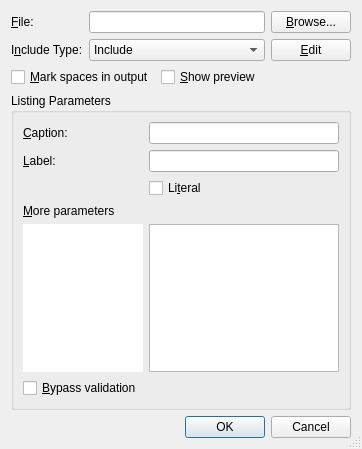
<?xml version="1.0" encoding="UTF-8"?>
<ui version="4.0">
 <class>IncludeUi</class>
 <widget class="QDialog" name="IncludeUi">
  <property name="geometry">
   <rect>
    <x>0</x>
    <y>0</y>
    <width>362</width>
    <height>449</height>
   </rect>
  </property>
  <property name="windowTitle">
   <string/>
  </property>
  <property name="sizeGripEnabled">
   <bool>true</bool>
  </property>
  <layout class="QGridLayout" name="gridLayout_3">
   <item row="0" column="0">
    <layout class="QGridLayout" name="gridLayout_2">
     <item row="0" column="3">
      <widget class="QPushButton" name="browsePB">
       <property name="toolTip">
        <string>Select a file</string>
       </property>
       <property name="text">
        <string>&amp;Browse...</string>
       </property>
      </widget>
     </item>
     <item row="1" column="0" colspan="2">
      <widget class="QLabel" name="TextLabel1">
       <property name="text">
        <string>I&amp;nclude Type:</string>
       </property>
       <property name="buddy">
        <cstring>typeCO</cstring>
       </property>
      </widget>
     </item>
     <item row="1" column="2">
      <widget class="QComboBox" name="typeCO">
       <item>
        <property name="text">
         <string>Include</string>
        </property>
       </item>
       <item>
        <property name="text">
         <string>Input</string>
        </property>
       </item>
       <item>
        <property name="text">
         <string>Verbatim</string>
        </property>
       </item>
       <item>
        <property name="text">
         <string>Program Listing</string>
        </property>
       </item>
      </widget>
     </item>
     <item row="1" column="3">
      <widget class="QPushButton" name="editPB">
       <property name="toolTip">
        <string>Edit the file</string>
       </property>
       <property name="text">
        <string>&amp;Edit</string>
       </property>
      </widget>
     </item>
     <item row="0" column="2">
      <widget class="QLineEdit" name="filenameED">
       <property name="toolTip">
        <string>File name to include</string>
       </property>
      </widget>
     </item>
     <item row="0" column="0" colspan="2">
      <widget class="QLabel" name="filenameLA">
       <property name="toolTip">
        <string/>
       </property>
       <property name="text">
        <string>&amp;File:</string>
       </property>
       <property name="buddy">
        <cstring>filenameED</cstring>
       </property>
      </widget>
     </item>
    </layout>
   </item>
   <item row="1" column="0">
    <layout class="QHBoxLayout">
     <property name="spacing">
      <number>6</number>
     </property>
     <property name="leftMargin">
      <number>0</number>
     </property>
     <property name="topMargin">
      <number>0</number>
     </property>
     <property name="rightMargin">
      <number>0</number>
     </property>
     <property name="bottomMargin">
      <number>0</number>
     </property>
     <item>
      <widget class="QCheckBox" name="visiblespaceCB">
       <property name="sizePolicy">
        <sizepolicy hsizetype="MinimumExpanding" vsizetype="Fixed">
         <horstretch>0</horstretch>
         <verstretch>0</verstretch>
        </sizepolicy>
       </property>
       <property name="toolTip">
        <string>Underline spaces in generated output</string>
       </property>
       <property name="text">
        <string>&amp;Mark spaces in output</string>
       </property>
      </widget>
     </item>
     <item>
      <widget class="QCheckBox" name="previewCB">
       <property name="sizePolicy">
        <sizepolicy hsizetype="MinimumExpanding" vsizetype="Fixed">
         <horstretch>0</horstretch>
         <verstretch>0</verstretch>
        </sizepolicy>
       </property>
       <property name="toolTip">
        <string>Show LaTeX preview</string>
       </property>
       <property name="text">
        <string>&amp;Show preview</string>
       </property>
      </widget>
     </item>
     <item>
      <spacer name="horizontalSpacer">
       <property name="orientation">
        <enum>Qt::Horizontal</enum>
       </property>
       <property name="sizeHint" stdset="0">
        <size>
         <width>40</width>
         <height>20</height>
        </size>
       </property>
      </spacer>
     </item>
    </layout>
   </item>
   <item row="2" column="0">
    <widget class="QGroupBox" name="listingsGB">
     <property name="sizePolicy">
      <sizepolicy hsizetype="Expanding" vsizetype="Expanding">
       <horstretch>0</horstretch>
       <verstretch>0</verstretch>
      </sizepolicy>
     </property>
     <property name="title">
      <string>Listing Parameters</string>
     </property>
     <property name="flat">
      <bool>true</bool>
     </property>
     <layout class="QGridLayout" name="gridLayout">
      <item row="1" column="1">
       <widget class="QLineEdit" name="labelLE"/>
      </item>
      <item row="1" column="0">
       <widget class="QLabel" name="labelLabel">
        <property name="text">
         <string>&amp;Label:</string>
        </property>
        <property name="buddy">
         <cstring>labelLE</cstring>
        </property>
       </widget>
      </item>
      <item row="4" column="1">
       <widget class="QTextEdit" name="listingsED">
        <property name="sizePolicy">
         <sizepolicy hsizetype="Preferred" vsizetype="Expanding">
          <horstretch>0</horstretch>
          <verstretch>0</verstretch>
         </sizepolicy>
        </property>
        <property name="minimumSize">
         <size>
          <width>0</width>
          <height>0</height>
         </size>
        </property>
       </widget>
      </item>
      <item row="4" column="0">
       <widget class="QTextBrowser" name="listingsTB">
        <property name="sizePolicy">
         <sizepolicy hsizetype="Fixed" vsizetype="Expanding">
          <horstretch>0</horstretch>
          <verstretch>0</verstretch>
         </sizepolicy>
        </property>
        <property name="minimumSize">
         <size>
          <width>0</width>
          <height>0</height>
         </size>
        </property>
        <property name="maximumSize">
         <size>
          <width>120</width>
          <height>16777215</height>
         </size>
        </property>
        <property name="cursor" stdset="0">
         <cursorShape>ArrowCursor</cursorShape>
        </property>
        <property name="focusPolicy">
         <enum>Qt::NoFocus</enum>
        </property>
        <property name="acceptDrops">
         <bool>true</bool>
        </property>
        <property name="frameShape">
         <enum>QFrame::NoFrame</enum>
        </property>
        <property name="frameShadow">
         <enum>QFrame::Plain</enum>
        </property>
        <property name="lineWidth">
         <number>0</number>
        </property>
        <property name="acceptRichText">
         <bool>false</bool>
        </property>
       </widget>
      </item>
      <item row="0" column="0">
       <widget class="QLabel" name="captionLabel">
        <property name="text">
         <string>&amp;Caption:</string>
        </property>
        <property name="buddy">
         <cstring>captionLE</cstring>
        </property>
       </widget>
      </item>
      <item row="2" column="0">
       <widget class="QLabel" name="label">
        <property name="text">
         <string/>
        </property>
       </widget>
      </item>
      <item row="0" column="1">
       <widget class="QLineEdit" name="captionLE">
        <property name="minimumSize">
         <size>
          <width>150</width>
          <height>0</height>
         </size>
        </property>
       </widget>
      </item>
      <item row="5" column="0" colspan="2">
       <widget class="QCheckBox" name="bypassCB">
        <property name="toolTip">
         <string>Check it to enter parameters that are not recognizable by LyX</string>
        </property>
        <property name="text">
         <string>&amp;Bypass validation</string>
        </property>
       </widget>
      </item>
      <item row="3" column="0">
       <widget class="QLabel" name="label_3">
        <property name="text">
         <string>&amp;More parameters</string>
        </property>
        <property name="buddy">
         <cstring>listingsED</cstring>
        </property>
       </widget>
      </item>
      <item row="2" column="1">
       <widget class="QCheckBox" name="literalCB">
        <property name="toolTip">
         <string>Pass content of the `Caption' field literally to LaTeX. Check this if you want to enter LaTeX code.</string>
        </property>
        <property name="text">
         <string>Li&amp;teral</string>
        </property>
       </widget>
      </item>
     </layout>
    </widget>
   </item>
   <item row="3" column="0">
    <widget class="QDialogButtonBox" name="buttonBox">
     <property name="standardButtons">
      <set>QDialogButtonBox::Cancel|QDialogButtonBox::Ok</set>
     </property>
    </widget>
   </item>
  </layout>
 </widget>
 <tabstops>
  <tabstop>filenameED</tabstop>
  <tabstop>browsePB</tabstop>
  <tabstop>typeCO</tabstop>
  <tabstop>editPB</tabstop>
  <tabstop>visiblespaceCB</tabstop>
  <tabstop>previewCB</tabstop>
  <tabstop>captionLE</tabstop>
  <tabstop>labelLE</tabstop>
  <tabstop>listingsTB</tabstop>
  <tabstop>listingsED</tabstop>
 </tabstops>
 <includes>
  <include location="local">qt_i18n.h</include>
 </includes>
 <resources/>
 <connections/>
</ui>
